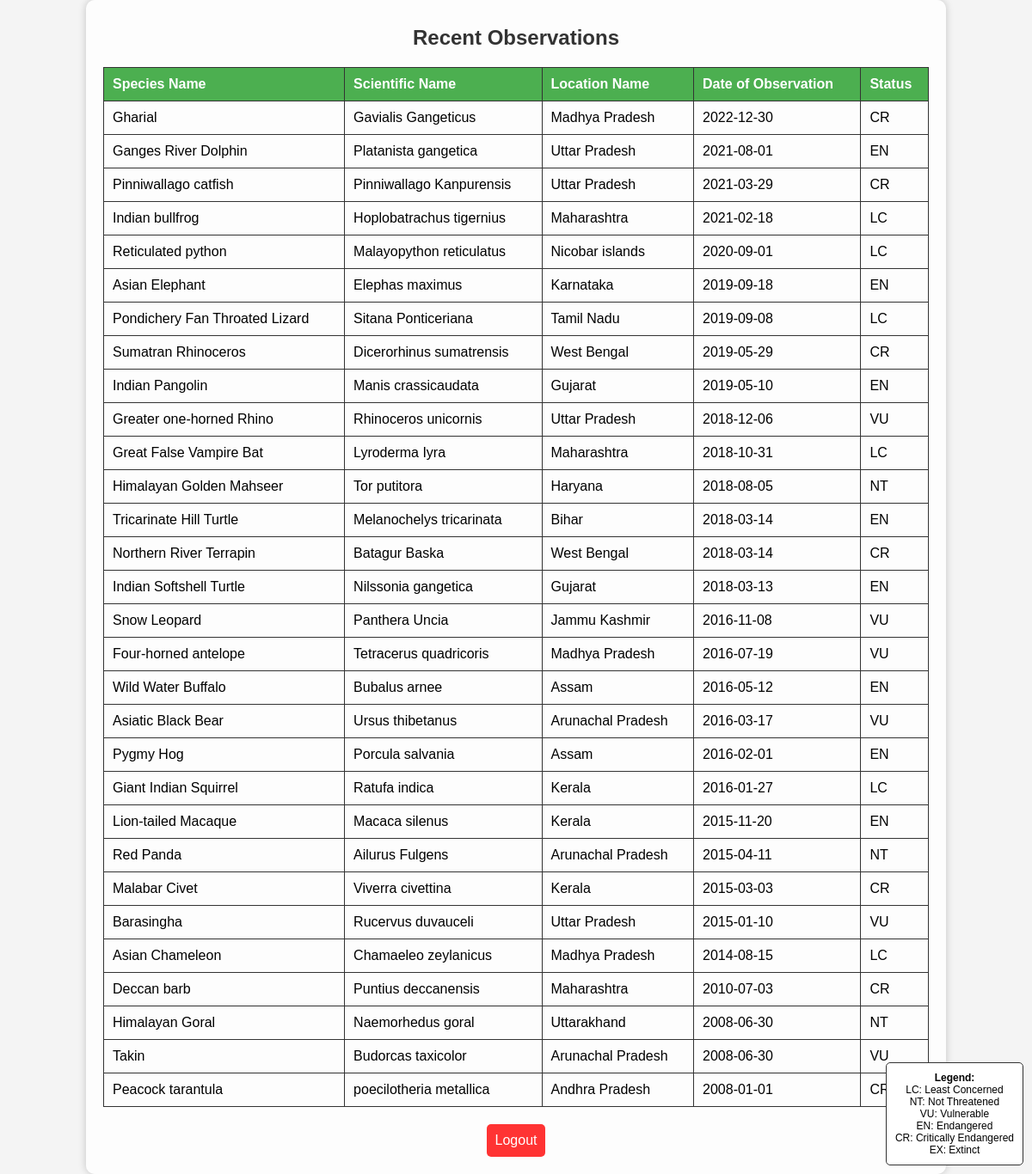
The app's page /recent_observations.php with its own data.
### tables this page shows
CREATE TABLE `observations` (
  `ObservationsID` varchar(5) NOT NULL,
  `SpeciesID` varchar(5) DEFAULT NULL,
  `LocationID` varchar(5) DEFAULT NULL,
  `ObservationDate` date DEFAULT NULL,
  `ConservationStatusID` varchar(5) DEFAULT NULL
);

CREATE TABLE `species` (
  `SpeciesName` varchar(50) DEFAULT NULL,
  `ScientificName` varchar(50) DEFAULT NULL,
  `SpeciesID` varchar(5) NOT NULL,
  `Class` varchar(50) DEFAULT NULL,
  `Orders` varchar(50) DEFAULT NULL,
  `Family` varchar(50) DEFAULT NULL,
  `Description` varchar(1000) DEFAULT NULL,
  `ConservationStatusID` varchar(5) DEFAULT NULL
);

CREATE TABLE `location` (
  `LocationID` varchar(5) NOT NULL,
  `LocationName` varchar(50) DEFAULT NULL,
  `Latitude` varchar(10) DEFAULT NULL,
  `Longitude` varchar(10) DEFAULT NULL,
  `SpeciesID` varchar(5) DEFAULT NULL
);

CREATE TABLE `conservationstatus` (
  `ConservationStatusID` varchar(5) NOT NULL,
  `StatusName` varchar(5) DEFAULT NULL,
  `SpeciesID` varchar(5) DEFAULT NULL
);

### recent_observations.php (the view, shortened to what this page needs)
<!DOCTYPE html>
<html lang="en">
<head>
</head>
<body>
<div class="container">
    <h2>Recent Observations</h2>
    <?php
    $servername = "localhost";
    $username = "root";
    $password = "";
    $dbname = "speciestracker";
    $conn = new mysqli($servername, $username, $password, $dbname);
    $recentObservationsQuery = $conn->prepare("
    SELECT s.SpeciesName, s.ScientificName, l.LocationName, o.ObservationDate, cs.StatusName
    FROM species s
    JOIN location l ON s.SpeciesID = l.SpeciesID
    JOIN observations o ON s.SpeciesID = o.SpeciesID
    JOIN conservationstatus cs ON s.ConservationStatusID = cs.ConservationStatusID
    ORDER BY o.ObservationDate DESC
");
    $recentObservationsQuery->execute();
    $recentObservationsResult = $recentObservationsQuery->get_result();
    if ($recentObservationsResult !== false && $recentObservationsResult->num_rows > 0) {
        echo "<table>";
        echo "<tr><th>Species Name</th><th>Scientific Name</th><th>Location Name</th><th>Date of Observation</th><th>Status</th></tr>";
        while ($row = $recentObservationsResult->fetch_assoc()) {
            echo "<tr>";
            echo "<td>" . $row['SpeciesName'] . "</td>";
            echo "<td>" . $row['ScientificName'] . "</td>";
            echo "<td>" . $row['LocationName'] . "</td>";
            echo "<td>" . (isset($row['ObservationDate']) ? $row['ObservationDate'] : '') . "</td>";
            echo "<td>" . $row['StatusName'] . "</td>";
            echo "</tr>";
        }
        echo "</table>";
    } else {
        echo "No recent observations found.";
    }
    ?>
    <button class="logoutBtn" onclick="logout()">Logout</button>
    <div id="legendBox">
        <strong>Legend:</strong><br>
        LC: Least Concerned<br>
        NT: Not Threatened<br>
        VU: Vulnerable<br>
        EN: Endangered<br>
        CR: Critically Endangered<br>
        EX: Extinct
</div>
</body>
</html>

### recent_observations.php (style rules this page uses)
body { font-family: Arial, sans-serif; background-color: #f4f4f4; margin: 0; padding: 0; display: flex; justify-content: center; align-items: center; background-size: cover; min-height: 100vh; background-image: url('https://img.freepik.com/free-vector/gradient-background-green-modern-designs_343694-2067.jpg'); }
.container { text-align: center; background-color: rgba(255, 255, 255, 0.8); border-radius: 10px; box-shadow: 0 0 10px rgba(0, 0, 0, 0.2); padding: 20px; width: 80%; }
table { width: 100%; border-collapse: collapse; margin-top: 20px; }
th, td { border: 1px solid #333; padding: 10px; text-align: left; }
th { background-color: #4caf50; color: white; }
h2 { color: #333; margin-top: 10px; }
.logoutBtn { margin-top: 20px; padding: 10px; font-size: 16px; background-color: #ff3333; color: white; border: none; cursor: pointer; border-radius: 5px; transition: background-color 0.3s; }
#legendBox { position: fixed; bottom: 10px; right: 10px; background-color: white; padding: 10px; border: 1px solid #333; border-radius: 5px; font-size: 12px; }

### records on screen
observations: SpeciesID.SpeciesName "Gharial", SpeciesID.ScientificName "Gavialis Gangeticus", LocationID.LocationName "Madhya Pradesh", ObservationDate "2022-12-30", ConservationStatusID.StatusName "CR"
observations: SpeciesID.SpeciesName "Ganges River Dolphin", SpeciesID.ScientificName "Platanista gangetica", LocationID.LocationName "Uttar Pradesh", ObservationDate "2021-08-01", ConservationStatusID.StatusName "EN"
observations: SpeciesID.SpeciesName "Pinniwallago catfish", SpeciesID.ScientificName "Pinniwallago Kanpurensis", LocationID.LocationName "Uttar Pradesh", ObservationDate "2021-03-29", ConservationStatusID.StatusName "CR"
observations: SpeciesID.SpeciesName "Indian bullfrog", SpeciesID.ScientificName "Hoplobatrachus tigernius", LocationID.LocationName "Maharashtra", ObservationDate "2021-02-18", ConservationStatusID.StatusName "LC"
observations: SpeciesID.SpeciesName "Reticulated python", SpeciesID.ScientificName "Malayopython reticulatus", LocationID.LocationName "Nicobar islands", ObservationDate "2020-09-01", ConservationStatusID.StatusName "LC"
observations: SpeciesID.SpeciesName "Asian Elephant", SpeciesID.ScientificName "Elephas maximus", LocationID.LocationName "Karnataka", ObservationDate "2019-09-18", ConservationStatusID.StatusName "EN"
observations: SpeciesID.SpeciesName "Pondichery Fan Throated Lizard", SpeciesID.ScientificName "Sitana Ponticeriana", LocationID.LocationName "Tamil Nadu", ObservationDate "2019-09-08", ConservationStatusID.StatusName "LC"
observations: SpeciesID.SpeciesName "Sumatran Rhinoceros", SpeciesID.ScientificName "Dicerorhinus sumatrensis", LocationID.LocationName "West Bengal", ObservationDate "2019-05-29", ConservationStatusID.StatusName "CR"
observations: SpeciesID.SpeciesName "Indian Pangolin", SpeciesID.ScientificName "Manis crassicaudata", LocationID.LocationName "Gujarat", ObservationDate "2019-05-10", ConservationStatusID.StatusName "EN"
observations: SpeciesID.SpeciesName "Greater one-horned Rhino", SpeciesID.ScientificName "Rhinoceros unicornis", LocationID.LocationName "Uttar Pradesh", ObservationDate "2018-12-06", ConservationStatusID.StatusName "VU"
observations: SpeciesID.SpeciesName "Great False Vampire Bat", SpeciesID.ScientificName "Lyroderma Iyra", LocationID.LocationName "Maharashtra", ObservationDate "2018-10-31", ConservationStatusID.StatusName "LC"
observations: SpeciesID.SpeciesName "Himalayan Golden Mahseer", SpeciesID.ScientificName "Tor putitora", LocationID.LocationName "Haryana", ObservationDate "2018-08-05", ConservationStatusID.StatusName "NT"
observations: SpeciesID.SpeciesName "Tricarinate Hill Turtle", SpeciesID.ScientificName "Melanochelys tricarinata", LocationID.LocationName "Bihar", ObservationDate "2018-03-14", ConservationStatusID.StatusName "EN"
observations: SpeciesID.SpeciesName "Northern River Terrapin", SpeciesID.ScientificName "Batagur Baska", LocationID.LocationName "West Bengal", ObservationDate "2018-03-14", ConservationStatusID.StatusName "CR"
observations: SpeciesID.SpeciesName "Indian Softshell Turtle", SpeciesID.ScientificName "Nilssonia gangetica", LocationID.LocationName "Gujarat", ObservationDate "2018-03-13", ConservationStatusID.StatusName "EN"
observations: SpeciesID.SpeciesName "Snow Leopard", SpeciesID.ScientificName "Panthera Uncia", LocationID.LocationName "Jammu Kashmir", ObservationDate "2016-11-08", ConservationStatusID.StatusName "VU"
observations: SpeciesID.SpeciesName "Four-horned antelope", SpeciesID.ScientificName "Tetracerus quadricoris", LocationID.LocationName "Madhya Pradesh", ObservationDate "2016-07-19", ConservationStatusID.StatusName "VU"
observations: SpeciesID.SpeciesName "Wild Water Buffalo", SpeciesID.ScientificName "Bubalus arnee", LocationID.LocationName "Assam", ObservationDate "2016-05-12", ConservationStatusID.StatusName "EN"
observations: SpeciesID.SpeciesName "Asiatic Black Bear", SpeciesID.ScientificName "Ursus thibetanus", LocationID.LocationName "Arunachal Pradesh", ObservationDate "2016-03-17", ConservationStatusID.StatusName "VU"
observations: SpeciesID.SpeciesName "Pygmy Hog", SpeciesID.ScientificName "Porcula salvania", LocationID.LocationName "Assam", ObservationDate "2016-02-01", ConservationStatusID.StatusName "EN"
observations: SpeciesID.SpeciesName "Giant Indian Squirrel", SpeciesID.ScientificName "Ratufa indica", LocationID.LocationName "Kerala", ObservationDate "2016-01-27", ConservationStatusID.StatusName "LC"
observations: SpeciesID.SpeciesName "Lion-tailed Macaque", SpeciesID.ScientificName "Macaca silenus", LocationID.LocationName "Kerala", ObservationDate "2015-11-20", ConservationStatusID.StatusName "EN"
observations: SpeciesID.SpeciesName "Red Panda", SpeciesID.ScientificName "Ailurus Fulgens", LocationID.LocationName "Arunachal Pradesh", ObservationDate "2015-04-11", ConservationStatusID.StatusName "NT"
observations: SpeciesID.SpeciesName "Malabar Civet", SpeciesID.ScientificName "Viverra civettina", LocationID.LocationName "Kerala", ObservationDate "2015-03-03", ConservationStatusID.StatusName "CR"
observations: SpeciesID.SpeciesName "Barasingha", SpeciesID.ScientificName "Rucervus duvauceli", LocationID.LocationName "Uttar Pradesh", ObservationDate "2015-01-10", ConservationStatusID.StatusName "VU"
observations: SpeciesID.SpeciesName "Asian Chameleon", SpeciesID.ScientificName "Chamaeleo zeylanicus", LocationID.LocationName "Madhya Pradesh", ObservationDate "2014-08-15", ConservationStatusID.StatusName "LC"
observations: SpeciesID.SpeciesName "Deccan barb", SpeciesID.ScientificName "Puntius deccanensis", LocationID.LocationName "Maharashtra", ObservationDate "2010-07-03", ConservationStatusID.StatusName "CR"
observations: SpeciesID.SpeciesName "Himalayan Goral", SpeciesID.ScientificName "Naemorhedus goral", LocationID.LocationName "Uttarakhand", ObservationDate "2008-06-30", ConservationStatusID.StatusName "NT"
observations: SpeciesID.SpeciesName "Takin", SpeciesID.ScientificName "Budorcas taxicolor", LocationID.LocationName "Arunachal Pradesh", ObservationDate "2008-06-30", ConservationStatusID.StatusName "VU"
observations: SpeciesID.SpeciesName "Peacock tarantula", SpeciesID.ScientificName "poecilotheria metallica", LocationID.LocationName "Andhra Pradesh", ObservationDate "2008-01-01", ConservationStatusID.StatusName "CR"
